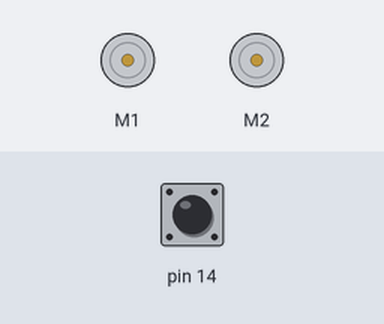
Bench run of a sketch on a simulated Arduino Leonardo, built with avr-gcc and run on an emulated ATmega32U4. On the bench: 2 × DC motor (green arrow = forward, orange = backward, longer = faster). The inputs (shaded band) are chosen by the test bench; at power-on: pin 14 HIGH.

Above: at 0.8 s.
0.9 s: pin 14 pulled LOW for 0.15 s
At 2.05 s:
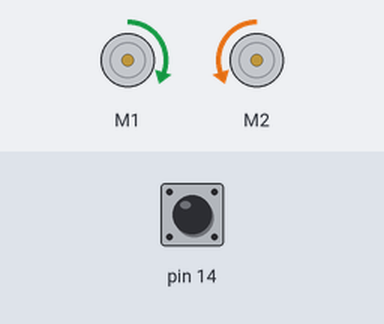
At 3.95 s:
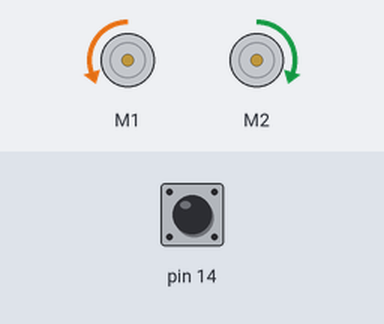
Timing chart, 0 to 10.0 s (numbered marks = the images above; inputs shaded):
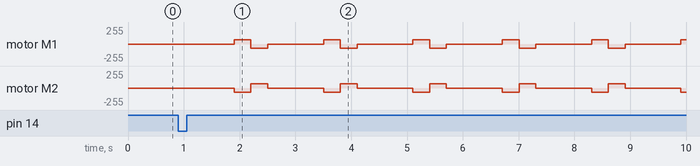

The sketch:

Array.ino
```cpp
#include <Wire.h> // libraries needed to use zumo functions
#include <Zumo32U4.h>
Zumo32U4Motors motors; // instanciate the motors
Zumo32U4ButtonA buttonA;

int mSpeed = 100;

void setup() {
  Serial.begin(9600);
  buttonA.waitForPress();
}
void loop() {
motors.setSpeeds(0, 0); // turn off mottors
delay(1000);
motors.setSpeeds(mSpeed,-mSpeed); // set L and R speeds , minus speed for backwards.
delay(300);
motors.setSpeeds(-mSpeed,mSpeed);
delay(300);
}
/*
//long SexyNumbers[1][5]={{420,69,1337,80085,666},{1,2,3,4,5}};

#include <Wire.h>
#include <Zumo32U4.h>

Zumo32U4Motors motors;
Zumo32U4ButtonA buttonA;

int mSpeed = 100;

void setup() {
  Serial.begin(9600);
  buttonA.waitForPress();
}

void loop() {
  set


 /* for (int i=0; i<5; i++)
  {
    for (int j=0; j<5; j++)
    {
      Serial.println("Line " + (String)i + "," + "column"  + (String)j + " = " + (String)SexyNumbers[i][j]);
      //SexyNumbers[i]= SexyNumbers[i]*2;
     }
    }

    //int nElements = sizeof(SexyNumbers)/sizeof(5);
    //Serial.println("The array uses " + (String)nElements + " bytes of memory");
    Serial.println("---- New Loop ----");
    delay(5000);
    */
```

Measured:
- after the input at 0.9 s, motor M1: stopped → forward 63/255 after 1.0 s, then repeats every 1.6 s: backward 63/255 0.30 s, stopped 1.0 s, forward 63/255 0.30 s; motor M2: stopped → backward 63/255 after 1.0 s, then repeats every 1.6 s: forward 63/255 0.30 s, stopped 1.0 s, backward 63/255 0.30 s
